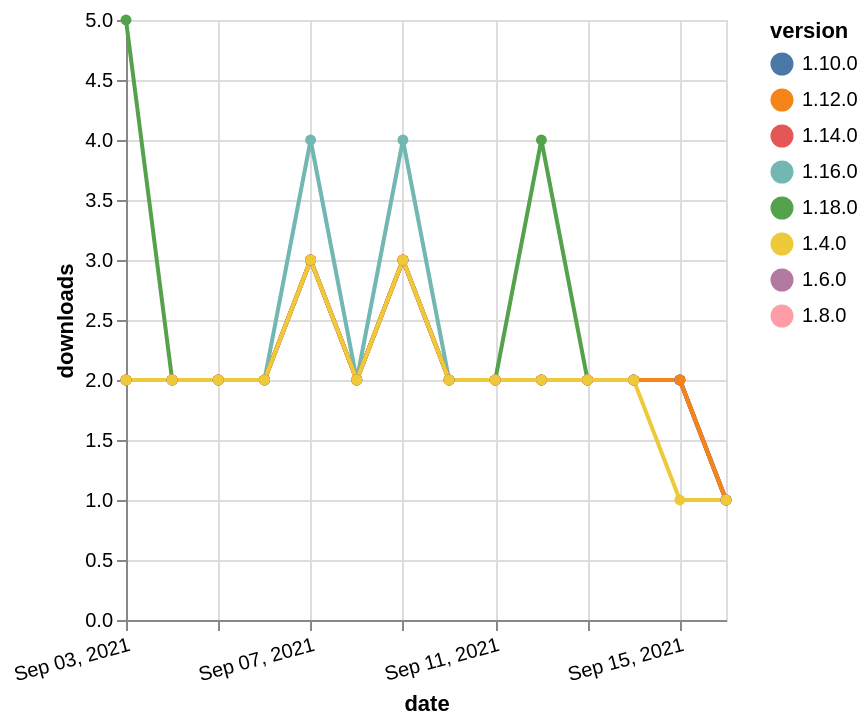

The Vega-Lite source for this figure:
### Vega-Lite specification from a JSON file in a GitHub repository (floating-point values rounded to 4 significant figures)
{"$schema": "https://vega.github.io/schema/vega-lite/v5.json", "description": "A simple bar chart with embedded data.", "data": {"values": [{"date": "2021-09-03", "total": 2238, "delta": 2, "version": "1.6.0"}, {"date": "2021-09-04", "total": 2240, "delta": 2, "version": "1.6.0"}, {"date": "2021-09-05", "total": 2242, "delta": 2, "version": "1.6.0"}, {"date": "2021-09-06", "total": 2244, "delta": 2, "version": "1.6.0"}, {"date": "2021-09-07", "total": 2247, "delta": 3, "version": "1.6.0"}, {"date": "2021-09-08", "total": 2249, "delta": 2, "version": "1.6.0"}, {"date": "2021-09-09", "total": 2252, "delta": 3, "version": "1.6.0"}, {"date": "2021-09-10", "total": 2254, "delta": 2, "version": "1.6.0"}, {"date": "2021-09-11", "total": 2256, "delta": 2, "version": "1.6.0"}, {"date": "2021-09-12", "total": 2258, "delta": 2, "version": "1.6.0"}, {"date": "2021-09-13", "total": 2260, "delta": 2, "version": "1.6.0"}, {"date": "2021-09-14", "total": 2262, "delta": 2, "version": "1.6.0"}, {"date": "2021-09-15", "total": 2264, "delta": 2, "version": "1.6.0"}, {"date": "2021-09-16", "total": 2265, "delta": 1, "version": "1.6.0"}, {"date": "2021-09-03", "total": 229, "delta": 5, "version": "1.18.0"}, {"date": "2021-09-04", "total": 231, "delta": 2, "version": "1.18.0"}, {"date": "2021-09-05", "total": 233, "delta": 2, "version": "1.18.0"}, {"date": "2021-09-06", "total": 235, "delta": 2, "version": "1.18.0"}, {"date": "2021-09-07", "total": 238, "delta": 3, "version": "1.18.0"}, {"date": "2021-09-08", "total": 240, "delta": 2, "version": "1.18.0"}, {"date": "2021-09-09", "total": 243, "delta": 3, "version": "1.18.0"}, {"date": "2021-09-10", "total": 245, "delta": 2, "version": "1.18.0"}, {"date": "2021-09-11", "total": 247, "delta": 2, "version": "1.18.0"}, {"date": "2021-09-12", "total": 251, "delta": 4, "version": "1.18.0"}, {"date": "2021-09-13", "total": 253, "delta": 2, "version": "1.18.0"}, {"date": "2021-09-14", "total": 255, "delta": 2, "version": "1.18.0"}, {"date": "2021-09-15", "total": 257, "delta": 2, "version": "1.18.0"}, {"date": "2021-09-16", "total": 258, "delta": 1, "version": "1.18.0"}, {"date": "2021-09-03", "total": 2044, "delta": 2, "version": "1.8.0"}, {"date": "2021-09-04", "total": 2046, "delta": 2, "version": "1.8.0"}, {"date": "2021-09-05", "total": 2048, "delta": 2, "version": "1.8.0"}, {"date": "2021-09-06", "total": 2050, "delta": 2, "version": "1.8.0"}, {"date": "2021-09-07", "total": 2053, "delta": 3, "version": "1.8.0"}, {"date": "2021-09-08", "total": 2055, "delta": 2, "version": "1.8.0"}, {"date": "2021-09-09", "total": 2058, "delta": 3, "version": "1.8.0"}, {"date": "2021-09-10", "total": 2060, "delta": 2, "version": "1.8.0"}, {"date": "2021-09-11", "total": 2062, "delta": 2, "version": "1.8.0"}, {"date": "2021-09-12", "total": 2064, "delta": 2, "version": "1.8.0"}, {"date": "2021-09-13", "total": 2066, "delta": 2, "version": "1.8.0"}, {"date": "2021-09-14", "total": 2068, "delta": 2, "version": "1.8.0"}, {"date": "2021-09-15", "total": 2070, "delta": 2, "version": "1.8.0"}, {"date": "2021-09-16", "total": 2071, "delta": 1, "version": "1.8.0"}, {"date": "2021-09-03", "total": 1648, "delta": 2, "version": "1.10.0"}, {"date": "2021-09-04", "total": 1650, "delta": 2, "version": "1.10.0"}, {"date": "2021-09-05", "total": 1652, "delta": 2, "version": "1.10.0"}, {"date": "2021-09-06", "total": 1654, "delta": 2, "version": "1.10.0"}, {"date": "2021-09-07", "total": 1657, "delta": 3, "version": "1.10.0"}, {"date": "2021-09-08", "total": 1659, "delta": 2, "version": "1.10.0"}, {"date": "2021-09-09", "total": 1662, "delta": 3, "version": "1.10.0"}, {"date": "2021-09-10", "total": 1664, "delta": 2, "version": "1.10.0"}, {"date": "2021-09-11", "total": 1666, "delta": 2, "version": "1.10.0"}, {"date": "2021-09-12", "total": 1668, "delta": 2, "version": "1.10.0"}, {"date": "2021-09-13", "total": 1670, "delta": 2, "version": "1.10.0"}, {"date": "2021-09-14", "total": 1672, "delta": 2, "version": "1.10.0"}, {"date": "2021-09-15", "total": 1674, "delta": 2, "version": "1.10.0"}, {"date": "2021-09-16", "total": 1675, "delta": 1, "version": "1.10.0"}, {"date": "2021-09-03", "total": 707, "delta": 2, "version": "1.16.0"}, {"date": "2021-09-04", "total": 709, "delta": 2, "version": "1.16.0"}, {"date": "2021-09-05", "total": 711, "delta": 2, "version": "1.16.0"}, {"date": "2021-09-06", "total": 713, "delta": 2, "version": "1.16.0"}, {"date": "2021-09-07", "total": 717, "delta": 4, "version": "1.16.0"}, {"date": "2021-09-08", "total": 719, "delta": 2, "version": "1.16.0"}, {"date": "2021-09-09", "total": 723, "delta": 4, "version": "1.16.0"}, {"date": "2021-09-10", "total": 725, "delta": 2, "version": "1.16.0"}, {"date": "2021-09-11", "total": 727, "delta": 2, "version": "1.16.0"}, {"date": "2021-09-12", "total": 729, "delta": 2, "version": "1.16.0"}, {"date": "2021-09-13", "total": 731, "delta": 2, "version": "1.16.0"}, {"date": "2021-09-14", "total": 733, "delta": 2, "version": "1.16.0"}, {"date": "2021-09-15", "total": 735, "delta": 2, "version": "1.16.0"}, {"date": "2021-09-16", "total": 736, "delta": 1, "version": "1.16.0"}, {"date": "2021-09-03", "total": 1003, "delta": 2, "version": "1.14.0"}, {"date": "2021-09-04", "total": 1005, "delta": 2, "version": "1.14.0"}, {"date": "2021-09-05", "total": 1007, "delta": 2, "version": "1.14.0"}, {"date": "2021-09-06", "total": 1009, "delta": 2, "version": "1.14.0"}, {"date": "2021-09-07", "total": 1012, "delta": 3, "version": "1.14.0"}, {"date": "2021-09-08", "total": 1014, "delta": 2, "version": "1.14.0"}, {"date": "2021-09-09", "total": 1017, "delta": 3, "version": "1.14.0"}, {"date": "2021-09-10", "total": 1019, "delta": 2, "version": "1.14.0"}, {"date": "2021-09-11", "total": 1021, "delta": 2, "version": "1.14.0"}, {"date": "2021-09-12", "total": 1023, "delta": 2, "version": "1.14.0"}, {"date": "2021-09-13", "total": 1025, "delta": 2, "version": "1.14.0"}, {"date": "2021-09-14", "total": 1027, "delta": 2, "version": "1.14.0"}, {"date": "2021-09-15", "total": 1029, "delta": 2, "version": "1.14.0"}, {"date": "2021-09-16", "total": 1030, "delta": 1, "version": "1.14.0"}, {"date": "2021-09-03", "total": 1457, "delta": 2, "version": "1.12.0"}, {"date": "2021-09-04", "total": 1459, "delta": 2, "version": "1.12.0"}, {"date": "2021-09-05", "total": 1461, "delta": 2, "version": "1.12.0"}, {"date": "2021-09-06", "total": 1463, "delta": 2, "version": "1.12.0"}, {"date": "2021-09-07", "total": 1466, "delta": 3, "version": "1.12.0"}, {"date": "2021-09-08", "total": 1468, "delta": 2, "version": "1.12.0"}, {"date": "2021-09-09", "total": 1471, "delta": 3, "version": "1.12.0"}, {"date": "2021-09-10", "total": 1473, "delta": 2, "version": "1.12.0"}, {"date": "2021-09-11", "total": 1475, "delta": 2, "version": "1.12.0"}, {"date": "2021-09-12", "total": 1477, "delta": 2, "version": "1.12.0"}, {"date": "2021-09-13", "total": 1479, "delta": 2, "version": "1.12.0"}, {"date": "2021-09-14", "total": 1481, "delta": 2, "version": "1.12.0"}, {"date": "2021-09-15", "total": 1483, "delta": 2, "version": "1.12.0"}, {"date": "2021-09-16", "total": 1484, "delta": 1, "version": "1.12.0"}, {"date": "2021-09-03", "total": 2273, "delta": 2, "version": "1.4.0"}, {"date": "2021-09-04", "total": 2275, "delta": 2, "version": "1.4.0"}, {"date": "2021-09-05", "total": 2277, "delta": 2, "version": "1.4.0"}, {"date": "2021-09-06", "total": 2279, "delta": 2, "version": "1.4.0"}, {"date": "2021-09-07", "total": 2282, "delta": 3, "version": "1.4.0"}, {"date": "2021-09-08", "total": 2284, "delta": 2, "version": "1.4.0"}, {"date": "2021-09-09", "total": 2287, "delta": 3, "version": "1.4.0"}, {"date": "2021-09-10", "total": 2289, "delta": 2, "version": "1.4.0"}, {"date": "2021-09-11", "total": 2291, "delta": 2, "version": "1.4.0"}, {"date": "2021-09-12", "total": 2293, "delta": 2, "version": "1.4.0"}, {"date": "2021-09-13", "total": 2295, "delta": 2, "version": "1.4.0"}, {"date": "2021-09-14", "total": 2297, "delta": 2, "version": "1.4.0"}, {"date": "2021-09-15", "total": 2298, "delta": 1, "version": "1.4.0"}, {"date": "2021-09-16", "total": 2299, "delta": 1, "version": "1.4.0"}]}, "width": "container", "mark": {"type": "line", "point": {"filled": true}}, "encoding": {"x": {"field": "date", "type": "temporal", "timeUnit": "yearmonthdate", "title": "date", "axis": {"labelAngle": -15}}, "y": {"field": "delta", "type": "quantitative", "title": "downloads"}, "color": {"field": "version", "type": "nominal"}, "tooltip": {"field": "delta"}}}
